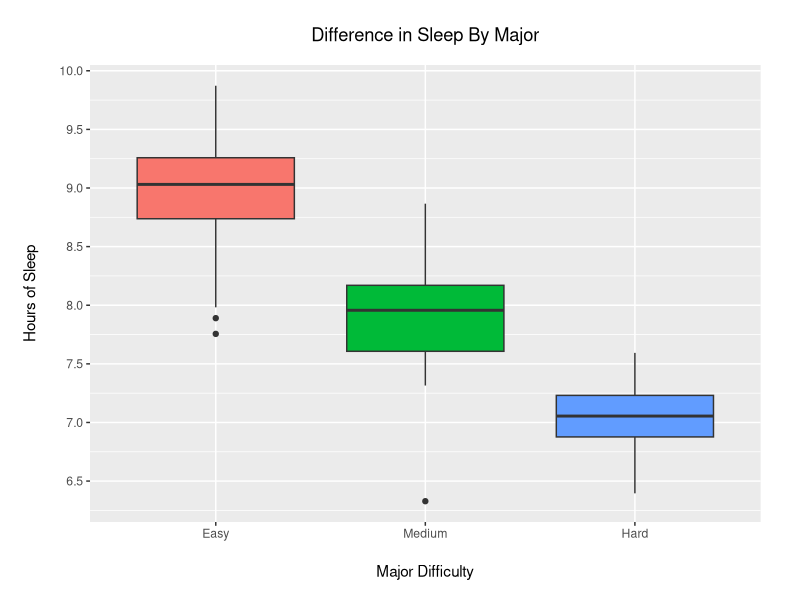
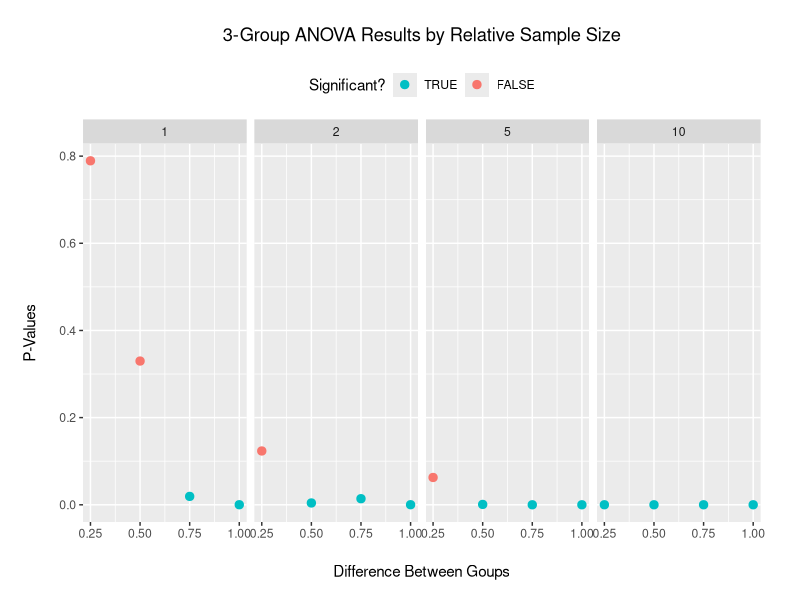

The R source for these figures, in order:
## ---- chunk 1
knitr::opts_chunk$set(echo = TRUE)
## ---- chunk 2

major = rep(c("E","M","H"), c(30,50,20))
sleep = c(rnorm(30,9,0.5),
          rnorm(50,8,0.5),
          rnorm(20,7,0.5))

df <- data.frame(major=factor(major, levels=c("E","M","H")),
                 sleep=sleep)

str(df)

## ---- chunk 3

mod <- aov(sleep ~ major, data=df)

anova(mod)

## - - - - - - -

library(ggplot2)

ggplot(df, aes(x=major, y=sleep)) +
  
  geom_boxplot(aes(fill=major)) +
  
  scale_x_discrete(labels=c("Easy","Medium","Hard")) +
  
  scale_y_continuous(breaks=seq(6,10,0.5)) +
  
  labs(title="Difference in Sleep By Major",
       x="Major Difficulty",
       y="Hours of Sleep") +
  
  theme(plot.title=element_text(hjust=0.5, vjust=4),
        plot.subtitle=element_text(hjust=0.5, vjust=4),
        plot.caption=element_text(vjust=-7),
        axis.title.x=element_text(vjust=-4),
        axis.title.y=element_text(vjust=5),
        plot.margin=margin(1, 1, 1, 1, "cm"),
        legend.position="none")

## ---- chunk 4

################################################################################

## FUNCTION: fake_data_analysis

## built-in: levels         =     E    /  M  /    H
## built-in: group sizes    =     3    /  5  /    2
## built-in: means          =  mid-dif / mid / mid+dif

## input: mid     = middle value          ~ any real
## input: dif     = effect size           ~ any real
## input: sigma   = variance              ~ >= 0
## input: n       = sample size factor    ~ >= 1

## output: `aov` model

## -----------------------------------------------------------------------------

fake_data_analysis = function(mid=8, dif=-1, sigma=0.5, n=10){
  
  ## making data
  
  M = c(mid-dif, mid, mid+dif)
  
  N = n * c(3,5,2)
  
  major = rep(c("E","M","H"), N)
  
  sleep = c(rnorm(N[1],M[1],sigma),
            rnorm(N[2],M[2],sigma),
            rnorm(N[3],M[3],sigma))
  
  df <- data.frame(major=factor(major, levels=c("E","M","H")),
                  sleep=sleep)
  
  ## fitting model
  
  mod <- anova(aov(sleep ~ major, data=df))
  
  ## output
  
  return(mod$`Pr(>F)`[1])
  
}

################################################################################

set.seed(91)

for (i in 1:5){
  cat("Try", i, ": p-value =", signif(fake_data_analysis(),3), "\n")
}

## ---- chunk 5

set.seed(91)

x.dif = c(0.25, 0.5, 0.75, 1)
x.n = c(1, 2, 5, 10)

x.out = rep(NA, length(x.dif)*length(x.n))

count = 0

for (i in 1:length(x.dif)){
  
  for (j in 1:length(x.n)){
    
    count = count + 1
    x.out[count] = fake_data_analysis(mid=8, dif=x.dif[i], sigma=0.5, n=x.n[j])
    
  }
  
}

results = data.frame(effect.size = rep(x.dif, rep(length(x.n),length(x.dif))),
                     sample.size = rep(x.n, length(x.dif)),
                     pvalues = x.out,
                     significant = x.out<0.05)

ggplot(results, aes(x=effect.size, y=pvalues, color=significant)) +
  
  geom_point(size=2.5) +
  
  facet_wrap(~sample.size, nrow=1) +
  
  scale_x_continuous(breaks=seq(0,1,0.25)) +
  
  scale_color_manual(breaks = c(TRUE, FALSE),
                     values = scales::hue_pal(direction=-1)(2)) +
  
  labs(title="3-Group ANOVA Results by Relative Sample Size",
       x="Difference Between Goups",
       y="P-Values",
       color="Significant?") +
   
   theme(plot.title=element_text(hjust=0.5, vjust=4),
         plot.subtitle=element_text(hjust=0.5, vjust=4),
         plot.caption=element_text(vjust=-7),
         axis.title.x=element_text(vjust=-4),
         axis.title.y=element_text(vjust=5),
         plot.margin=margin(1, 1, 1, 1, "cm"),
         legend.position="top")

## ---- chunk 6

set.seed(91)

for (i in 1:5){
  cat("Try", i, ": p-value =", signif(fake_data_analysis(mid=8, dif=-1, sigma=0.5, n=1),3), "\n")
}

## ---- chunk 7

